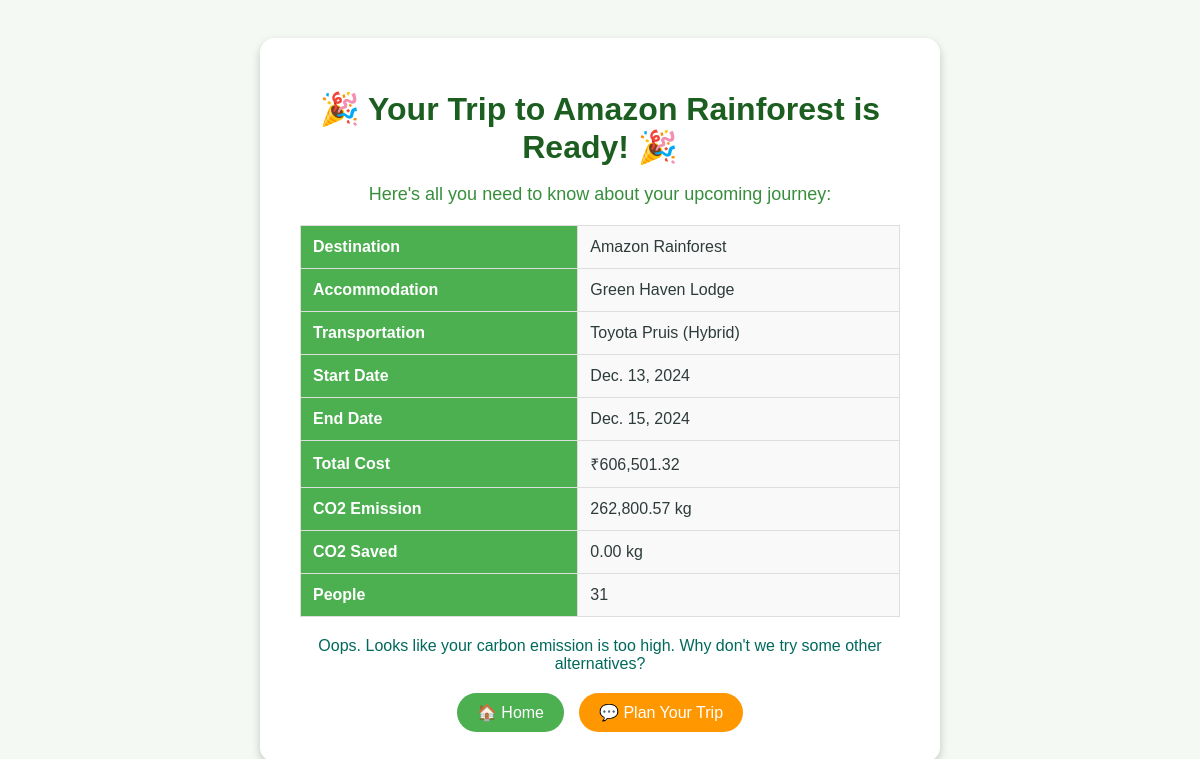
/trip_success/19, run on the app's committed database.
### eco_travel_app/models.py (models this page shows, shortened)
class Trip(models.Model):
    user = models.ForeignKey(User, on_delete=models.CASCADE, related_name='trips')  # Use Django's User model
    destination = models.ForeignKey(Destination, on_delete=models.CASCADE, related_name='trips')
    accommodation = models.ForeignKey(Accommodation, on_delete=models.SET_NULL, null=True, blank=True)
    transportation = models.ForeignKey(Transportation, on_delete=models.SET_NULL, null=True, blank=True)
    start_date = models.DateField()
    end_date = models.DateField()
    total_cost = models.DecimalField(max_digits=10, decimal_places=2, default=0)
    co2 = models.FloatField(default=0)  # Calculated by comparing eco-friendly choices to alternatives
    co2_saved = models.FloatField(default=0, null=True)  # Calculated by comparing eco-friendly choices to alternatives
    people = models.IntegerField(default=1, null=False)  # Calculated by comparing eco-friendly choices to alternatives

class Destination(models.Model):
    name = models.CharField(max_length=200)
    country = models.CharField(max_length=100)
    city = models.CharField(max_length=100)
    description = models.TextField()
    image = models.ImageField(upload_to='static/', blank=True)  # Path corrected
    eco_rating = models.FloatField(default=0)  # User-assigned eco-friendliness rating
    best_season = models.CharField(max_length=100, blank=True)
    activities = models.TextField()  # Eco-friendly activities, e.g., hiking, cycling, etc.

class Accommodation(models.Model):
    name = models.CharField(max_length=200)
    destination = models.ForeignKey(Destination, on_delete=models.CASCADE, related_name='accommodations')
    description = models.TextField()
    eco_certifications = models.CharField(max_length=255, blank=True)  # e.g., LEED, Green Key
    price_per_night = models.DecimalField(max_digits=10, decimal_places=2)
    availability = models.BooleanField(default=True)
    image = models.ImageField(upload_to='accommodation_images/', blank=True)
    website_url = models.URLField(blank=True)

class Transportation(models.Model):
    TRANSPORT_TYPE_CHOICES = [
    ('car_petrol', 'Petrol Car'),
    ('car_diesel', 'Diesel Car'),
    ('car_electric', 'Electric Car'),
    ('motorbike', 'Motorbike'),
    ('bus_urban', 'Urban Bus'),
    ('bus_long_distance', 'Long-Distance Bus'),
    ('train_electric', 'Electric Train'),
    ('train_diesel', 'Diesel Train'),
    ('cycling_manual', 'Bicycle'),
    ('cycling_electric', 'Electric Bicycle'),
    ('walking', 'Walking'),
    ('airplane_short_haul', 'Short-Haul Flight'),
    ('airplane_long_haul', 'Long-Haul Flight'),
    ('ferry', 'Ferry'),
    ('taxi', 'Taxi'),
    ('ride_sharing', 'Ride Sharing'),
    ('truck_light', 'Light Commercial Truck'),
    ('truck_heavy', 'Heavy Goods Truck'),
]
    name = models.CharField(max_length=200)
    transport_type = models.CharField(max_length=50, choices=TRANSPORT_TYPE_CHOICES)
    co2_per_km = models.FloatField(help_text='CO2 emission per km in grams')  # Store CO2 per km for calculation
    available = models.BooleanField(default=True)
    destination = models.ForeignKey(Destination, on_delete=models.CASCADE, related_name='transport_options')
    price_per_km = models.DecimalField(max_digits=10, decimal_places=2, blank=True, null=True)

### eco_travel_app/views.py (the view)
# urls.py: path('trip_success/<int:trip_id>', views.trip_success, name='trip_success'),
def trip_success(request, trip_id):
    trip = Trip.objects.get(id=trip_id)
    transportation = Transportation.objects.filter(destination=trip.destination).count()
    cost = "{:,.2f}".format(trip.total_cost)
    co2 = "{:,.2f}".format(trip.co2)
    co2_saved = "{:,.2f}".format(trip.co2_saved)
    saved = 1 if (trip.co2_saved!=0 or transportation==1) else 0
    return render(request, 'trip_success.html', {'trip': trip, "cost":cost, "co2": co2, 'co2_saved':co2_saved, "saved":saved})

### eco_travel_app/templates/trip_success.html (shortened to what this page needs)
{% load static %}
<!DOCTYPE html>
<html lang="en">
  <head>
    <link
      rel="stylesheet"
      type="text/css"
      href="{% static 'trip_success.css' %}"
    />
  </head>
  <body>
    <div class="container">
      <h1>🎉 Your Trip to {{ trip.destination.name }} is Ready! 🎉</h1>
      <p class="subtitle">
        Here's all you need to know about your upcoming journey:
      </p>
      <table class="details-table">
        <tr>
          <th>Destination</th>
          <td>{{ trip.destination.name }}</td>
        </tr>
        <tr>
          <th>Accommodation</th>
          <td>
            {% if trip.accommodation %} {{ trip.accommodation.name }} {% else %}
            <span class="not-available">No accommodation</span>
            {% endif %}
          </td>
        </tr>
        <tr>
          <th>Transportation</th>
          <td>{{ trip.transportation.name }}</td>
        </tr>
        <tr>
          <th>Start Date</th>
          <td>{{ trip.start_date }}</td>
        </tr>
        <tr>
          <th>End Date</th>
          <td>{{ trip.end_date }}</td>
        </tr>
        <tr>
          <th>Total Cost</th>
          <td>₹{{ cost }}</td>
        </tr>
        <tr>
          <th>CO2 Emission</th>
          <td>{{ co2 }} kg</td>
        </tr>
        <tr>
          <th>CO2 Saved</th>
          <td>{{ co2_saved }} kg</td>
        </tr>
        <tr>
          <th>People</th>
          <td>{{ trip.people }}</td>
        </tr>
      </table>
      {% if saved %}
      <p class="message">
        Enjoy your eco-friendly journey. Together, let's explore the beauty of
        our planet while protecting it for future generations.
      </p>
      <div class="button-container">
        <a href="{% url 'home' %}" class="btn">🏠 Home</a>
        <a href="{% url 'feedback' %}" class="btn feedback-btn">💬 Feedback</a>
      </div>
      {% else %}
      <p class="message">
        Oops. Looks like your carbon emission is too high. Why don't we try some
        other alternatives?
      </p>
      <div class="button-container">
        <a href="{% url 'home' %}" class="btn">🏠 Home</a>
        <a href="{% url 'plan_trip' trip.id %}" class="btn feedback-btn"
          >💬 Plan Your Trip</a
        >
      </div>
      {% endif %}
    </div>
  </body>
</html>

### static/trip_success.css (style rules this page uses)
body { font-family: "Arial", sans-serif; background-color: #f4f9f4; margin: 0; padding: 0; display: flex; align-items: center; justify-content: center; height: 100vh; background-image: url("https://cdn.pixabay.com/photo/2015/12/01/20/28/road-1072821_960_720.jpg"); background-size: cover; background-position: center; color: #2e3b3b; overflow: hidden; }
.container { background: rgba(255, 255, 255, 0.95); padding: 30px 40px; border-radius: 15px; box-shadow: 0px 4px 10px rgba(0, 0, 0, 0.2); text-align: left; max-width: 600px; }
h1 { font-size: 32px; color: #1b5e20; text-align: center; margin-bottom: 10px; }
.subtitle { font-size: 18px; color: #388e3c; text-align: center; margin-bottom: 20px; }
.details-table { width: 100%; border-collapse: collapse; margin: 20px 0; }
.details-table th, .details-table td { text-align: left; padding: 12px; border: 1px solid #ddd; }
.details-table th { background-color: #4caf50; color: white; }
.details-table td { background-color: #f9f9f9; }
.message { font-size: 16px; color: #00695c; margin-top: 20px; text-align: center; }
.button-container { display: flex; justify-content: center; gap: 15px; margin-top: 20px; }
.btn { padding: 10px 20px; border: none; border-radius: 25px; background-color: #4caf50; color: white; font-size: 16px; text-decoration: none; cursor: pointer; transition: background 0.3s ease; }
.feedback-btn { background-color: #ff9800; }

### data on the page
Trip: destination.name "Amazon Rainforest", accommodation.name "Green Haven Lodge", transportation.name "Toyota Pruis (Hybrid)", start_date "Dec. 13, 2024", end_date "Dec. 15, 2024", people "31"

### other printed values
{{ cost }} "606,501.32"
{{ co2 }} "262,800.57"
{{ co2_saved }} "0.00"
